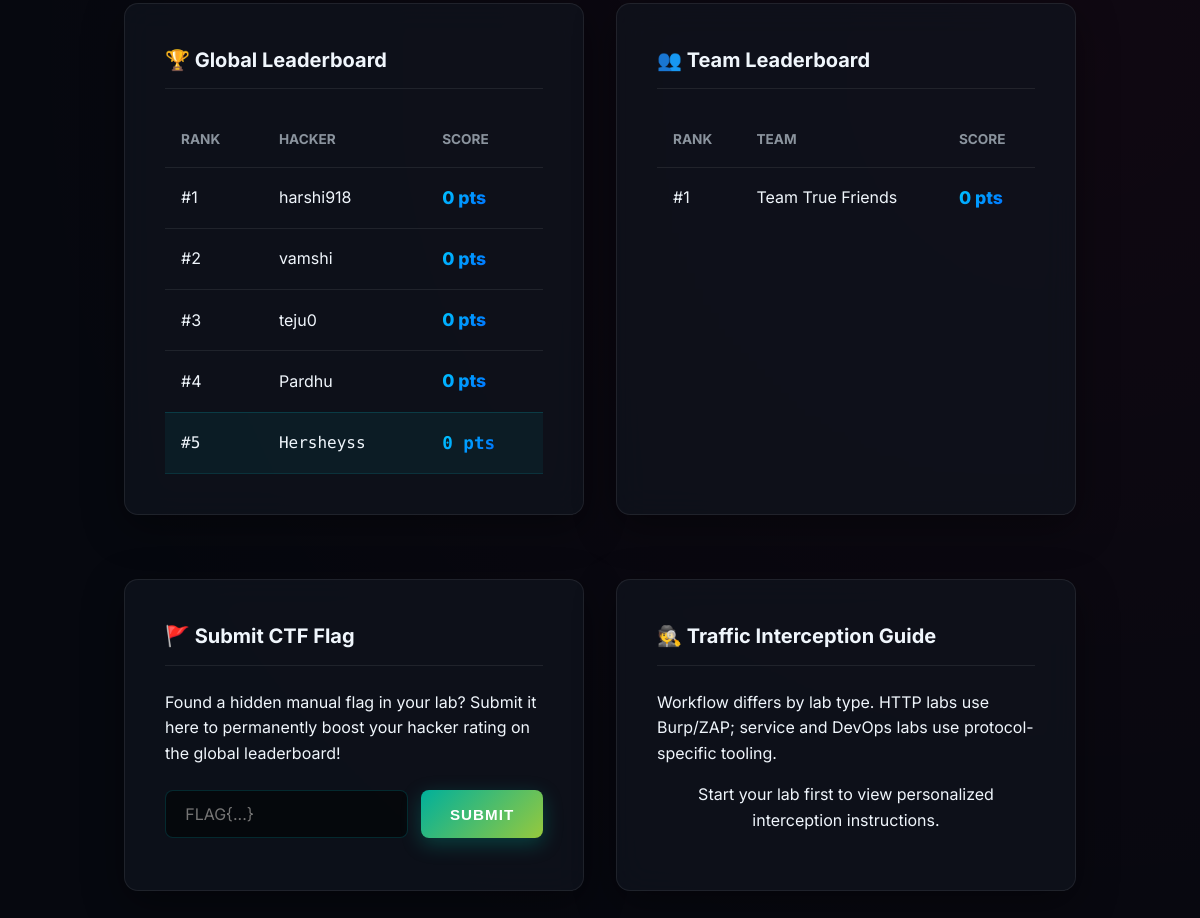
/dashboard (signed in, lower part), run on an earlier commit of the app's database.
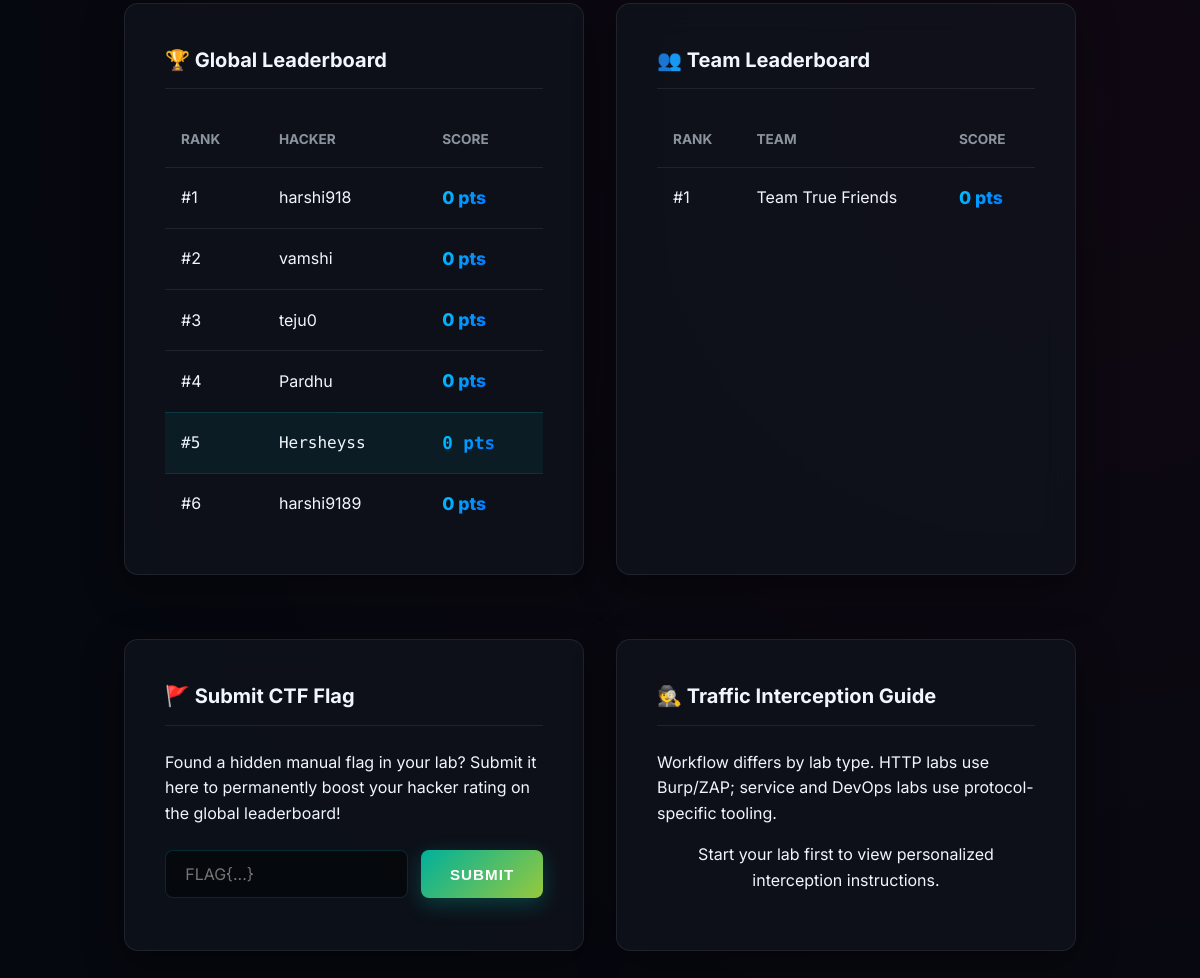
And on a later commit of the database.
### tables this page shows
CREATE TABLE users (
            id INTEGER PRIMARY KEY AUTOINCREMENT,
            username TEXT UNIQUE NOT NULL,
            password_hash TEXT NOT NULL
        , score INTEGER DEFAULT 0, role TEXT NOT NULL DEFAULT 'student', organization_id INTEGER);

CREATE TABLE teams (
            id INTEGER PRIMARY KEY AUTOINCREMENT,
            organization_id INTEGER NOT NULL,
            name TEXT NOT NULL,
            max_active_labs INTEGER NOT NULL DEFAULT 10,
            UNIQUE (organization_id, name),
            FOREIGN KEY (organization_id) REFERENCES organizations (id)
        );

### app.py (the view, shortened to what this page needs)
@app.route('/dashboard')
def dashboard():
    if 'user_id' not in session:
        return redirect(url_for('login'))
    user_id = session['user_id']
    username = session['username']
    host = request.host.split(':')[0]
    conn = get_db_connection()
    container_records = conn.execute('SELECT * FROM containers WHERE user_id = ? ORDER BY id DESC', (user_id,)).fetchall()
    leaderboard = conn.execute('SELECT username, score FROM users ORDER BY score DESC LIMIT 10').fetchall()
    role = current_user_role()
    labs = get_filtered_catalog_labs(conn, user_id, role)
    if not labs:
        labs = LAB_CONFIGS
    lab_unlocks = {}
    if isinstance(labs, dict):
        for slug, lab_cfg in labs.items():
            unlocked, reason = evaluate_lab_unlock(conn, user_id, role, slug, lab_cfg)
            lab_unlocks[slug] = {'unlocked': unlocked, 'reason': reason}
    org_id = get_user_org_id(conn, user_id)
    team_ids = [r['team_id'] for r in conn.execute('SELECT team_id FROM team_memberships WHERE user_id = ?', (user_id,)).fetchall()]
    announcements = conn.execute(
        '''SELECT a.*, u.username AS created_by_username
           FROM announcements a
           LEFT JOIN users u ON u.id = a.created_by
           WHERE a.organization_id = ?
             AND (a.team_id IS NULL OR a.team_id IN ({placeholders}))
           ORDER BY a.created_at DESC
           LIMIT 10'''.format(placeholders=','.join(['?'] * max(1, len(team_ids)))),
        ([org_id] + (team_ids if team_ids else [-1]))
    ).fetchall()
    pending_invites = conn.execute(
        '''SELECT ti.id, ti.invitee_username, ti.invite_code, ti.created_at, t.name AS team_name
           FROM team_invites ti
           JOIN teams t ON t.id = ti.team_id
           WHERE ti.status = 'pending' AND ti.invitee_username = ?
           ORDER BY ti.created_at DESC''',
        (username,)
    ).fetchall()
    team_scores = conn.execute(
        '''SELECT t.id, t.name, COALESCE(SUM(u.score), 0) AS total_score
           FROM teams t
           LEFT JOIN team_memberships tm ON tm.team_id = t.id
           LEFT JOIN users u ON u.id = tm.user_id
           WHERE t.organization_id = ?
           GROUP BY t.id, t.name
           ORDER BY total_score DESC, t.name ASC''',
        (org_id,)
    ).fetchall()
    snapshots = conn.execute(
        '''SELECT id, snapshot_name, image_tag, created_at
           FROM lab_snapshots
           WHERE user_id = ?
           ORDER BY id DESC
           LIMIT 10''',
        (user_id,)
    ).fetchall()
    retention_row = conn.execute('SELECT snapshot_retention_count FROM user_settings WHERE user_id = ?', (user_id,)).fetchone()
    snapshot_retention_count = retention_row['snapshot_retention_count'] if retention_row else 5
    containers = []
    stale_ids = []
    if stale_ids:
        conn.executemany('DELETE FROM containers WHERE id = ?', [(row_id,) for row_id in stale_ids])
        flash("Stale lab records were cleaned up automatically.", "warning")
    conn.commit()
    conn.close()
    primary_container = None
    for item in containers:
        if item['status'] == 'running' and item['is_ready']:
            primary_container = item
            break
    if not primary_container and containers:
        primary_container = containers[0]
    return render_template(
        'dashboard.html',
        username=username,
        containers=containers,
        primary_container=primary_container,
        leaderboard=leaderboard,
        labs=labs,
        announcements=announcements,
        role=role,
        pending_invites=pending_invites,
        team_scores=team_scores,
        snapshots=snapshots,
        snapshot_retention_count=snapshot_retention_count,
        lab_unlocks=lab_unlocks
    )

### app.py (called while the page is built, shortened)
def get_db_connection():
    conn = sqlite3.connect(DB_PATH)
    conn.row_factory = sqlite3.Row
    return conn

def current_user_role():
    if 'user_id' not in session:
        return 'student'
    if session.get('role'):
        return session.get('role')
    role = get_user_role(session['user_id'])
    session['role'] = role
    return role

def get_user_org_id(conn, user_id):
    row = conn.execute('SELECT organization_id FROM users WHERE id = ?', (user_id,)).fetchone()
    return row['organization_id'] if row and row['organization_id'] else 1

def get_filtered_catalog_labs(conn, user_id, role):
    labs = get_catalog_labs(conn)
    if role in {'admin', 'instructor'}:
        return labs

def evaluate_lab_unlock(conn, user_id, role, lab_slug, lab_cfg):
    if role in {'admin', 'instructor'}:
        return True, ''

### templates/dashboard.html (shortened to what this page needs)
{% extends 'base.html' %}
{% block content %}
{% set container = primary_container %}
<div class="resources-grid">
    <div class="resource-card leaderboard-card">
        <h3>🏆 Global Leaderboard</h3>
        {% if leaderboard %}
            <table class="leaderboard-table">
                <thead>
                    <tr>
                        <th>Rank</th>
                        <th>Hacker</th>
                        <th>Score</th>
                    </tr>
                </thead>
                <tbody>
                    {% for hacker in leaderboard %}
                    <tr class="{% if hacker.username == username %}current-user{% endif %}">
                        <td>#{{ loop.index }}</td>
                        <td>{{ hacker.username }}</td>
                        <td><span class="score-badge">{{ hacker.score }} pts</span></td>
                    </tr>
                    {% endfor %}
                </tbody>
            </table>
        {% else %}
            <p style="color: var(--text-muted); padding-top: 1rem;">No scores yet. Start hacking to claim #1!</p>
        {% endif %}
    </div>
    <div class="resource-card leaderboard-card">
        <h3>👥 Team Leaderboard</h3>
        {% if team_scores %}
            <table class="leaderboard-table">
                <thead><tr><th>Rank</th><th>Team</th><th>Score</th></tr></thead>
                <tbody>
                    {% for t in team_scores %}
                    <tr>
                        <td>#{{ loop.index }}</td>
                        <td>{{ t.name }}</td>
                        <td><span class="score-badge">{{ t.total_score }} pts</span></td>
                    </tr>
                    {% endfor %}
                </tbody>
            </table>
        {% else %}
            <p style="color: var(--text-muted);">No teams found in your organization.</p>
        {% endif %}
    </div>
    <div class="resource-card">
        <h3>🚩 Submit CTF Flag</h3>
        <p>Found a hidden manual flag in your lab? Submit it here to permanently boost your hacker rating on the global leaderboard!</p>
        <form action="{{ url_for('submit_flag') }}" method="POST" style="margin-top: 1.5rem; display: flex; gap: 0.8rem; align-items: stretch;">
            <div class="input-container" style="flex: 1;">
                <input type="text" name="flag" placeholder="FLAG{...}" required style="width: 100%; border-radius: 8px; border: 1px solid var(--border-glow); background: rgba(0,0,0,0.5);">
            </div>
            <button type="submit" class="btn btn-success" style="white-space: nowrap;">Submit</button>
        </form>
    </div>
    <div class="resource-card">
        <h3>🕵️ Traffic Interception Guide</h3>
        <p>Workflow differs by lab type. HTTP labs use Burp/ZAP; service and DevOps labs use protocol-specific tooling.</p>
        {% if container and container.status == 'running' and container.access_mode != 'web' %}
            <div class="proxy-guide">
                <ol>
                    <li>This active lab is not browser-first.</li>
                    <li>Use the lab-specific guide for the right toolchain.</li>
                    <li>Current target port: <code>{{ container.port }}</code></li>
                </ol>
            </div>
            <a href="{{ url_for('proxy_guide', lab_id=container.id) }}" class="btn btn-primary" style="margin-top: 1rem; width: 100%;">Open Lab-Specific Guide</a>
        {% elif container and container.status == 'running' %}
            <div class="empty-state" style="padding: 1rem 0;">
                <p>Lab is booting. Wait a few seconds and refresh for full access instructions.</p>
            </div>
        {% else %}
            <div class="empty-state" style="padding: 1rem 0;">
                <p>Start your lab first to view personalized interception instructions.</p>
            </div>
        {% endif %}
    </div>
</div>
{% endblock %}

What changed in the data, as far as the page shows it:
added users: username "harshi9189", score "0"
